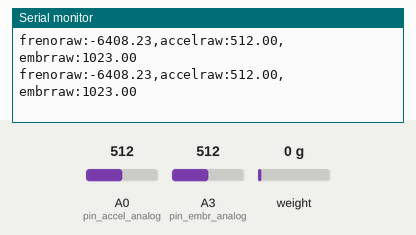
This sketch was run on a simulated Arduino Leonardo, built with avr-gcc and run on an emulated ATmega32U4. Parts: the last lines printed to the serial monitor. The test bench sets the inputs (shaded band); at power-on: A3 (pin_embr_analog) = 512, A0 (pin_accel_analog) = 512, weight on the scale 0 g. USB keyboard and mouse output is not drawn.

Above: at 1.2 s.
1.3 s: A3 (pin_embr_analog) set to 231
At 1.35 s:
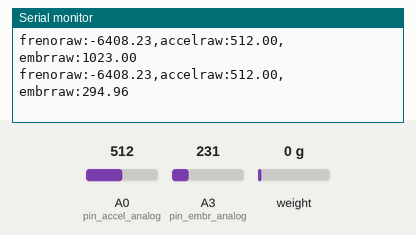
2.8 s: A3 (pin_embr_analog) set to 211
At 2.9 s:
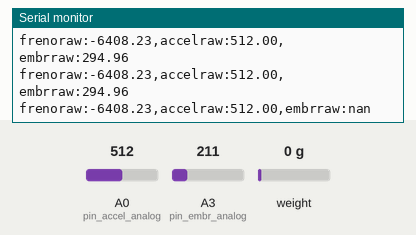

Measured:
- the behaviour switches between 219 and 218 on A3 (pin_embr_analog) (found by bisection; images 1 and 2)
- after the input at 1.3 s, the serial monitor: prints a new line at once (image 1)
- after the input at 2.8 s, the serial monitor: prints a new line after 0.09 s (image 2)

The sketch:

loadcell_panxo_v3.ino
```cpp
#include <Joystick.h>
#include <Q2HX711.h>

int incomingByte = 0; // for incoming serial data

const byte hx711_data_pin = 14;
const byte hx711_clock_pin = 16;

float y1 = 10000.0; // calibrated mass to be added

float x0;
float avg_size = 1.0; // amount of averages for each mass measurement
float accel;
////////////////////////////////////////////////////
///////CALIBRACION Y LA CONCHUDA //////////////////
/////////////////////////////////////////////////
//
//⢀⡴⠑⡄⠀⠀⠀⠀⠀⠀⠀⣀⣀⣤⣤⣤⣀⡀⠀⠀⠀⠀⠀⠀⠀⠀⠀⠀⠀⠀
//⠸⡇⠀⠿⡀⠀⠀⠀⣀⡴⢿⣿⣿⣿⣿⣿⣿⣿⣷⣦⡀⠀⠀⠀⠀⠀⠀⠀⠀⠀
//⠀⠀⠀⠀⠑⢄⣠⠾⠁⣀⣄⡈⠙⣿⣿⣿⣿⣿⣿⣿⣿⣆⠀⠀⠀⠀⠀⠀⠀⠀
//⠀⠀⠀⠀⢀⡀⠁⠀⠀⠈⠙⠛⠂⠈⣿⣿⣿⣿⣿⠿⡿⢿⣆⠀⠀⠀⠀⠀⠀⠀
//⠀⠀⠀⢀⡾⣁⣀⠀⠴⠂⠙⣗⡀⠀⢻⣿⣿⠭⢤⣴⣦⣤⣹⠀⠀⠀⢀⢴⣶⣆
//⠀⠀⢀⣾⣿⣿⣿⣷⣮⣽⣾⣿⣥⣴⣿⣿⡿⢂⠔⢚⡿⢿⣿⣦⣴⣾⠁⠸⣼⡿
//⠀⢀⡞⠁⠙⠻⠿⠟⠉⠀⠛⢹⣿⣿⣿⣿⣿⣌⢤⣼⣿⣾⣿⡟⠉⠀⠀⠀⠀⠀
//⠀⣾⣷⣶⠇⠀⠀⣤⣄⣀⡀⠈⠻⣿⣿⣿⣿⣿⣿⣿⣿⣿⣿⡇⠀⠀⠀⠀⠀⠀
//⠀⠉⠈⠉⠀⠀⢦⡈⢻⣿⣿⣿⣶⣶⣶⣶⣤⣽⡹⣿⣿⣿⣿⡇⠀⠀⠀⠀⠀⠀
//⠀⠀⠀⠀⠀⠀⠀⠉⠲⣽⡻⢿⣿⣿⣿⣿⣿⣿⣷⣜⣿⣿⣿⡇⠀⠀⠀⠀⠀⠀
//⠀⠀⠀⠀⠀⠀⠀⠀⢸⣿⣿⣷⣶⣮⣭⣽⣿⣿⣿⣿⣿⣿⣿⠀⠀⠀⠀⠀⠀⠀
//⠀⠀⠀⠀⠀⠀⣀⣀⣈⣿⣿⣿⣿⣿⣿⣿⣿⣿⣿⣿⣿⣿⠇⠀⠀⠀⠀⠀⠀⠀
//⠀⠀⠀⠀⠀⠀⢿⣿⣿⣿⣿⣿⣿⣿⣿⣿⣿⣿⣿⣿⣿⠃⠀⠀⠀⠀⠀⠀⠀⠀
//⠀⠀⠀⠀⠀⠀⠀⠹⣿⣿⣿⣿⣿⣿⣿⣿⣿⣿⡿⠟⠁⠀⠀⠀⠀⠀⠀⠀⠀⠀
//⠀⠀⠀⠀⠀⠀⠀⠀⠀⠉⠛⠻⠿⠿⠿⠿⠛⠉

float x2 = 7700000.0;
float x1 = 6640000.0;

float acc_inf = 201.0;
float acc_sup = 630.0;

float clut_inf = 219.0;
float clut_sup = 282.0;
String instruccion;


Q2HX711 hx711(hx711_data_pin, hx711_clock_pin); // prep hx711

Joystick_ Joystick(0x06, JOYSTICK_TYPE_JOYSTICK, 2, 0,  false, false, true, false, false, false,  true, true, false, true, false);

const byte pin_accel_analog = A0;
const byte pin_embr_analog = A3;

void setup() {

Joystick.begin();

Joystick.setBrakeRange(0, 1023);


Serial.begin(500000);
//while(!Serial);

float x2 = 7700000.0;
float x1 = 6640000.0;

//float m = (1023.0)/(x2-x1) ;

float m2 = -0.3;
float n2 = 0.0;
}

void loop() {
  // averaging reading
  float reading = hx711.read();
  float accel = analogRead(pin_accel_analog);
  float embr = analogRead(pin_embr_analog);

digitalWrite(2,HIGH);


if (Serial.available() != 0) {
// read the incoming byte:
instruccion = Serial.readString();
instruccion.trim();
}

float m = (1023.)/(x2-x1);
float y1 = 0.0;
float masita = m * reading - m*x1 + y1;

Serial.print("frenoraw:");
Serial.print(masita);
Serial.print(",");


  if (masita < 0.){
    masita = 0.;
  }
  else if (masita >1023.){
    masita = 1023.;
  }


//  float accel2 = pow( ( (accel - acc_inf)*(0.-1023.0)/(acc_inf - acc_sup)+0.0 )/1023.0, 0.60) * 1023.0;

float accel2 = 1023./(acc_sup-acc_inf) * accel - 1023./(acc_sup-acc_inf)*acc_inf ;

  if (accel2 < 0.){
    accel2 = 0.;
  }
  if (accel2 >1023.){
    accel2 = 1023.;
  }

 float embr2 = pow( ( (embr-clut_inf)*(0.-1023.0)/(clut_inf-clut_sup)+0.0 )/1023.0    , 0.75) * 1023.0;

  if (embr2 < 0.){
    embr2 = 0.0;
  }
  if (embr2 >1023.){
    embr2 = 1023.;
  }


//Serial.print("freno:");
//Serial.print(masita/1023*100);
//Serial.print(",");
//Serial.print("accel:");
//Serial.print(accel2/1023*100);
//Serial.print(",");
//Serial.print("embr:");
//Serial.println(embr2/1023*100);
//Serial.print(",");
Serial.print("accelraw:");
Serial.print(accel);
Serial.print(",");
Serial.print("embrraw:");
Serial.println(embr2);
Joystick.setBrake(masita);
Joystick.setThrottle(accel2);
Joystick.setZAxis(embr2);
//Joystick.send_now();
}
```
